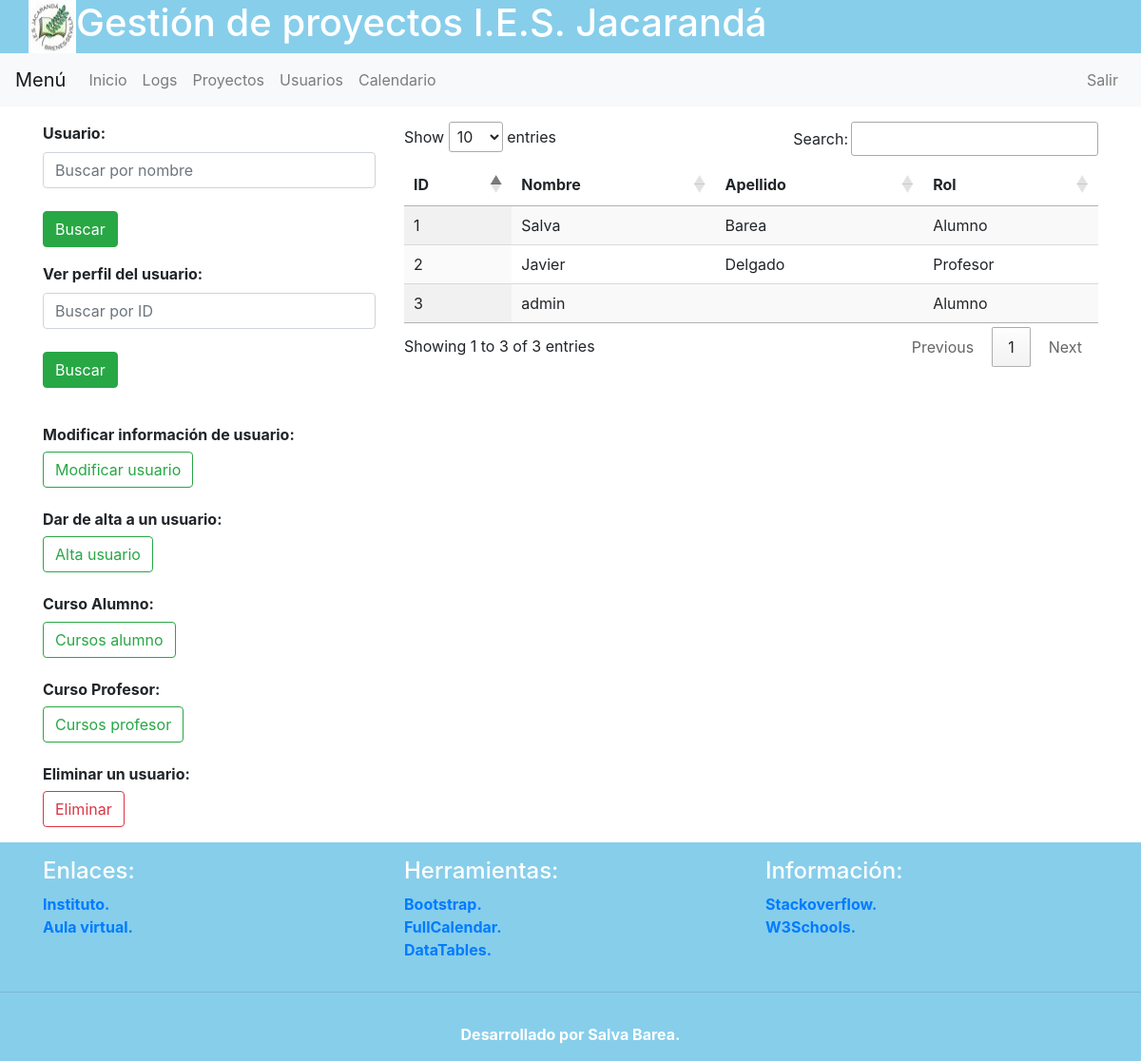
The app's page /usuariosAdmin.php with its own data.
### tables this page shows
CREATE TABLE `usuario` (
  `idUsuario` int(5) NOT NULL,
  `nombre` varchar(100) NOT NULL,
  `apellido` varchar(100) NOT NULL,
  `pass` varchar(100) NOT NULL,
  `email` varchar(100) NOT NULL,
  `imagen` varchar(100) NOT NULL,
  `rol` varchar(50) NOT NULL
);

### resultadoUsuarios.php (the view)
<table class="display" id="usuarios">
  <thead>
    <tr>
      <th>ID</th>
      <th>Nombre</th>
      <th>Apellido</th>
      <th>Rol</th>
    </tr>
  </thead>
  <?php
    $buscar = $_POST["usuario"];
    $busqueda= mysqli_query ($conexion, "SELECT * FROM usuario WHERE Nombre like '%$buscar%'");
    while($registro = mysqli_fetch_array($busqueda)) {
      if ($registro[6] == 'profesor') {
        $rol='Profesor';
        } else {
            $rol='Alumno';
        };
      echo '
        <tr>
          <td>'.$registro[0].'</td>
          <td>'.$registro[1].'</td>
          <td>'.$registro[2].'</td>
          <td>'.$rol.'</td>
        </tr>
      ';
    };
  ?>
</table>

### records on screen
usuario: idUsuario "1", nombre "Salva", apellido "Barea", rol "Alumno"
usuario: idUsuario "2", nombre "Javier", apellido "Delgado", rol "Profesor"
usuario: idUsuario "3", nombre "admin", rol "Alumno"
